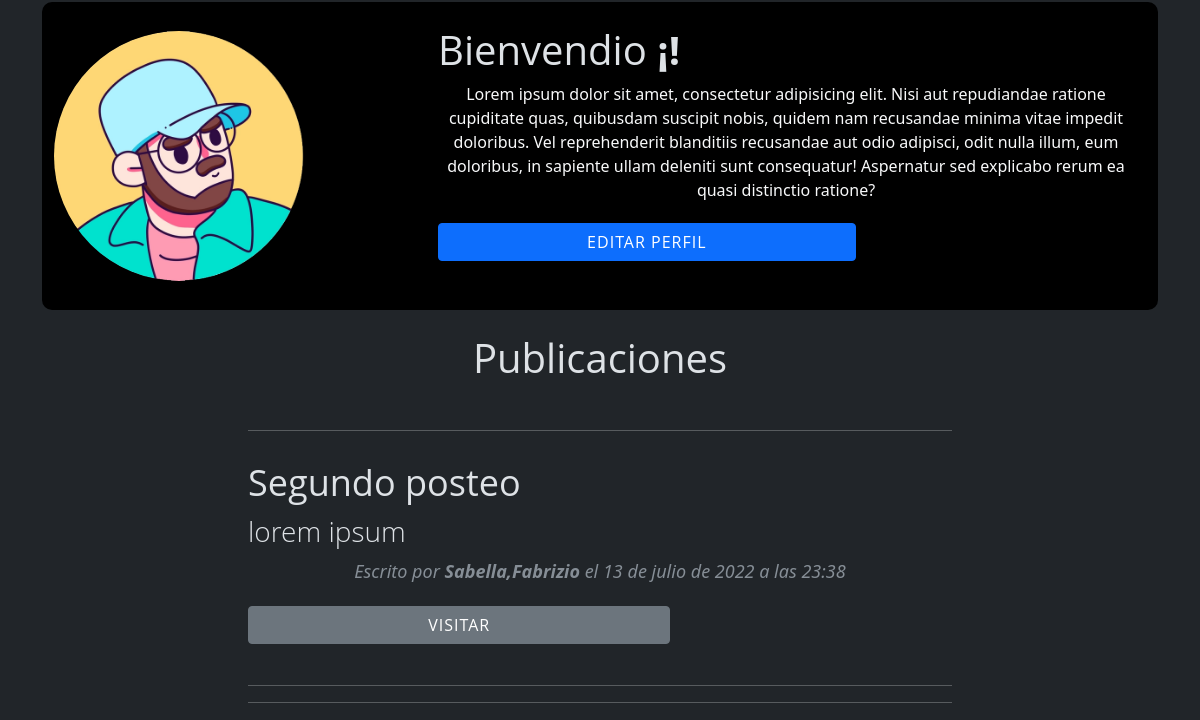
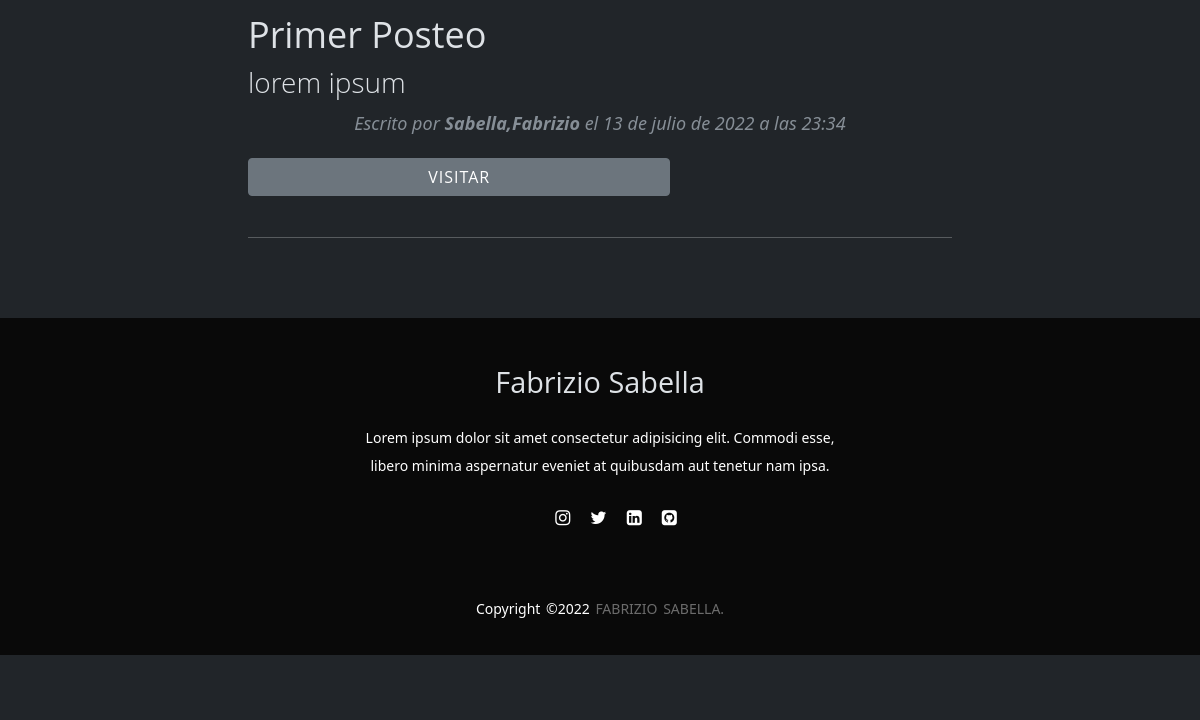
The app's page /home (lower part), older data (2 pictures, top to bottom).
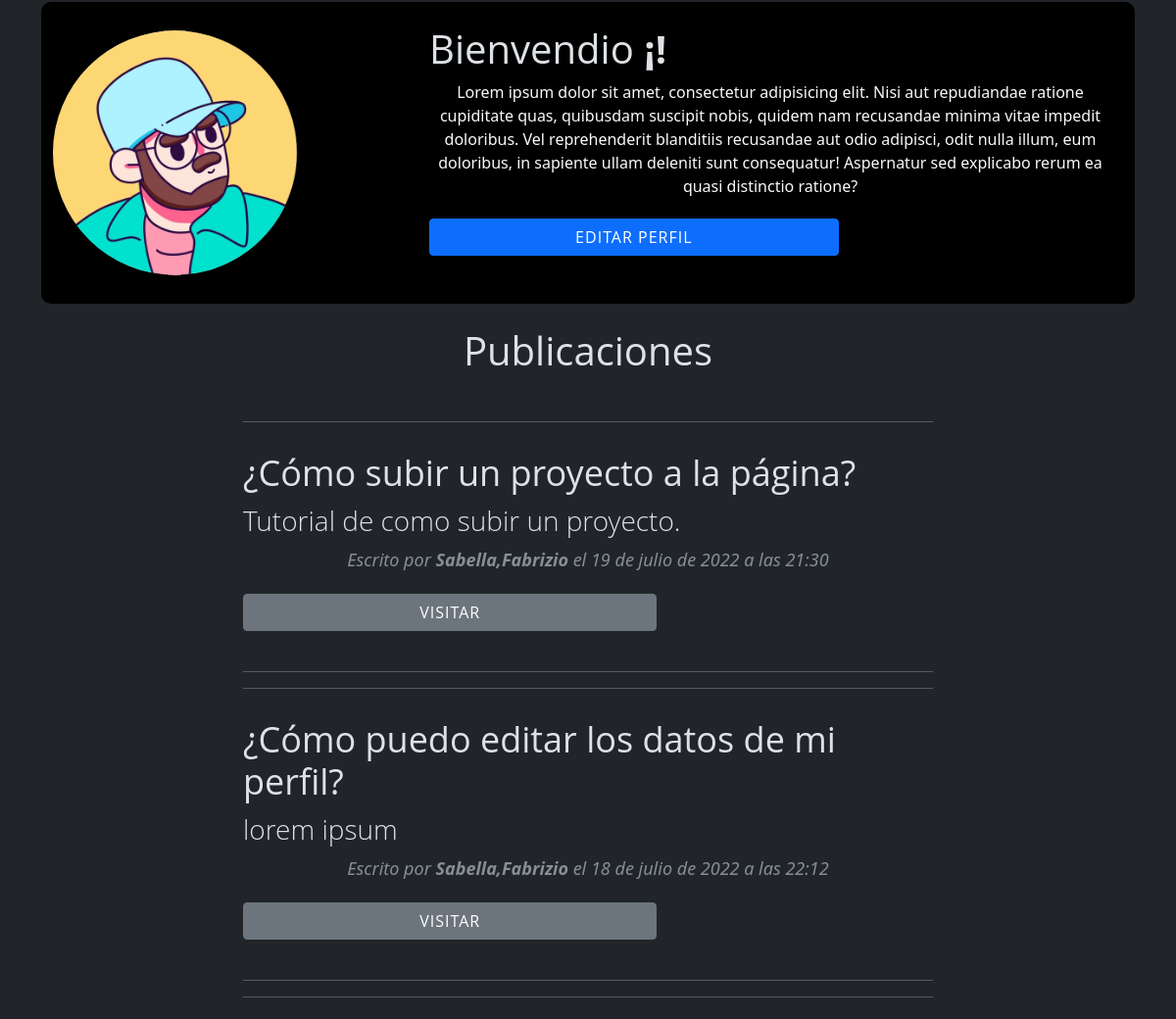
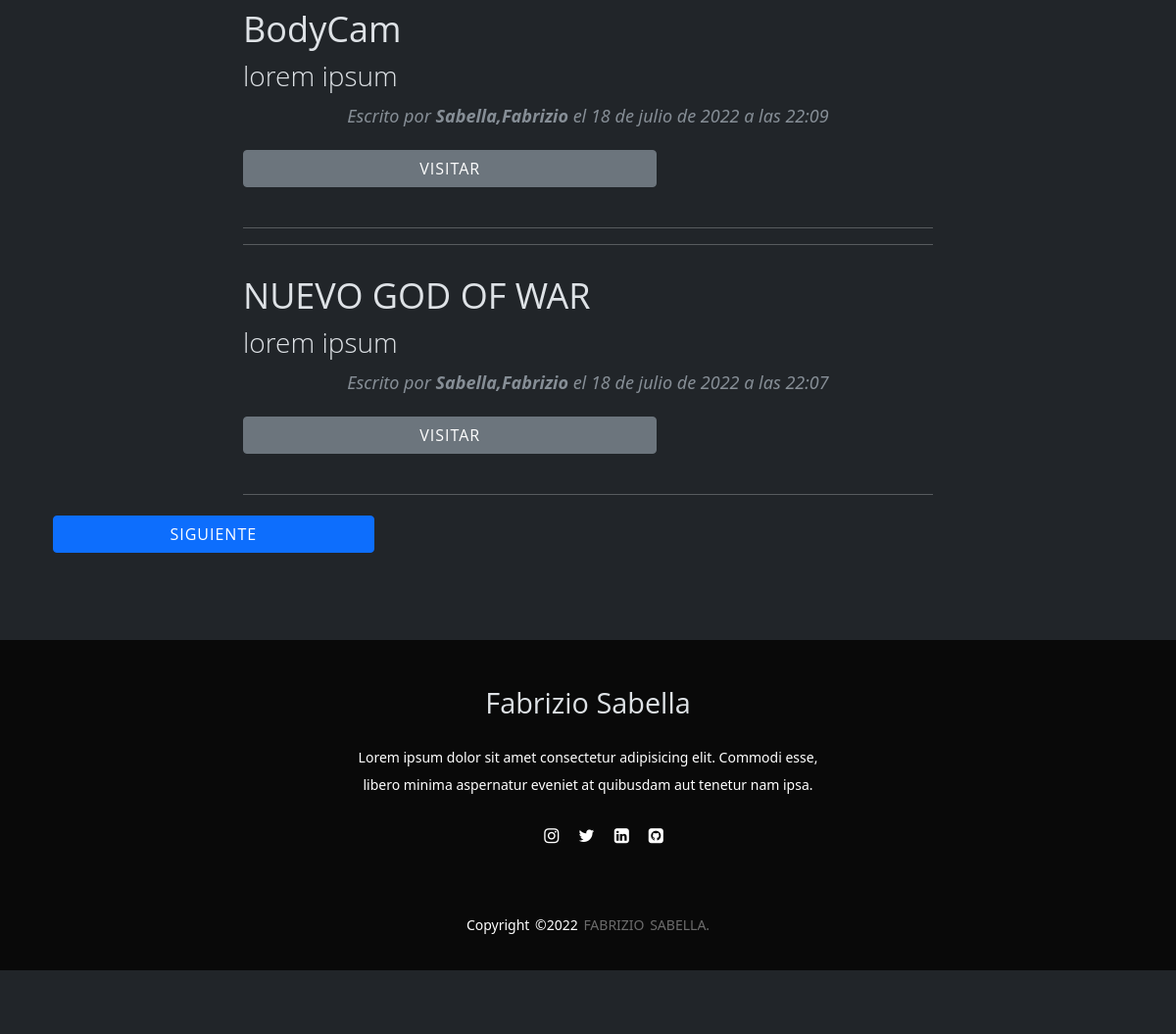
The same page, newer data (2 pictures, top to bottom).
### aplicaciones/blog/models.py (models this page shows, shortened)
class Post(models.Model):
    id = models.AutoField(primary_key=True)
    titulo = models.CharField(max_length=90, blank=False, null= False)
    slug = models.CharField(max_length=100, blank=False, null= False)
    descripcion = models.CharField(max_length=110, blank=False, null= False)
    contenido = RichTextField()
    imagen = models.URLField(max_length=255, blank=False, null= False)
    autor = models.ForeignKey(Autor, on_delete=models.CASCADE)
    categoria = models.ForeignKey(Categoria, on_delete=models.CASCADE)
    estado = models.BooleanField('Publicado/No Publicado', default=True)
    fecha_creacion = models.DateTimeField('Fecha de Creación',auto_now= False, auto_now_add=True)
    class Meta:
        verbose_name = 'Post'
        verbose_name_plural = 'Posts'

class Autor(models.Model):
    id= models.AutoField(primary_key=True)
    user = models.OneToOneField(User, on_delete=models.CASCADE)
    nombres = models.CharField( 'Nombre del Autor' ,max_length=255, blank=True, null=False)
    apellidos = models.CharField( 'Apellidos del Autor' ,max_length=255, blank=True, null=False)
    imagen = models.ImageField(default='img/profile2.png')
    facebook = models.URLField( 'Facebook', blank=True, null=True)
    github = models.URLField( 'Github', blank=True, null=True)
    twitter = models.URLField( 'Twitter', blank=True, null=True)
    web = models.URLField( 'Web', blank=True, null=True)
    correo = models.EmailField( 'Correo Electrónico', blank=True, null=False)
    estado = models.BooleanField( 'Autor Activo/Autor no Activo', default= True)
    fecha_creacion = models.DateField('Fecha Creación',auto_now = False, auto_now_add=True)
    class meta:
        verbose_name = 'Autor'
        verbose_name_plural = 'Autores'
    def __str__(self):
        return "{0},{1}".format(self.apellidos, self.nombres)
    def create_autor(sender, instance,created ,**kwargs):
        if created:
            Autor.objects.create(user=instance)
    post_save.connect(create_autor, sender=User)

### aplicaciones/blog/views.py (the view)
# urls.py: 2. Add a URL to urlpatterns:  path('', views.home, name='home')
def home(request):
    posts = Post.objects.all().order_by('-fecha_creacion')[:]
    paginator = Paginator(posts, 4)
    page = request.GET.get('page')
    posts = paginator.get_page(page)
    return render(request, 'home.html',{'posts':posts})

### templates/home.html (shortened to what this page needs)
{% extends 'index.html' %}
{% block content %}
{% load static %}
<header class="row bg-black border-backgroud">
    <div class="col-md-4 my-auto">
        <img src="{% static 'img/profile1.png' %}" style="width:250px ; height: 250px;" class="background-img" alt="">
    </div>
    <div class="col-md-8 my-auto p-4">
        <h1>Bienvendio<strong> ¡{{user.username | upper}}!</strong></h1>
        <p>Lorem ipsum dolor sit amet, consectetur adipisicing elit. Nisi aut repudiandae ratione cupiditate quas, quibusdam suscipit nobis, quidem nam recusandae minima vitae impedit doloribus. Vel reprehenderit blanditiis recusandae aut odio adipisci, odit nulla illum, eum doloribus, in sapiente ullam deleniti sunt consequatur! Aspernatur sed explicabo rerum ea quasi distinctio ratione?</p>
        <a href="{% url 'not_page' %}">
          <button class="btn btn-primary">Editar perfil</button>
        </a>
    </div>
</header>
<div class="row my-4 text-center">
    <h1 class="">Publicaciones</h1>
</div>
{% block contenido %}
  <div class="container">
      <div class="row">
        <div class="col-lg-8 col-md-10 mx-auto">
          {% if posts %}
            {% for post in posts %}
            <hr>
                <div class="post-preview">
                  <a href="{% url 'detalles_post' post.slug %}" style="color: #ffff; text-decoration: none;">
                    <h2 class="post-title">
                      {{ post.titulo }}
                    </h2>
                    <h3 class="post-subtitle">
                      {{ post.descripcion }}
                    </h3>
                  </a>
                  <p class="post-meta">Escrito por
                   <strong>{{ post.autor }}</strong>   el
                    {{ post.fecha_creacion }}</p>
                </div>
                <div class="row justify-content-center justify-content-md-start">
                  <a href="{% url 'detalles_post' post.slug %}">
                    <button class="btn btn-secondary">Visitar</button>
                  </a>
                </div>
                <hr>
            {% endfor %}
          {% else %}
          <div class="row my-4 text-center">
              <a href="{% url 'handler404' %}"></a>
          </div>
          {% endif %}
        </div>
      </div>
    </div>
    <div class="row">
      <div class="col-md-12 col-lg-12 col-sm-12 col-xs-12">
        <div class="col-md-6 col-sm-6 col-lg-6 col-xs-6 float-right">
          {% if posts.has_next %}
            <div class="clearfix">
              <a href="?page={{ posts.next_page_number }}{% if request.GET.buscar %}&buscar={{request.GET.buscar}}{% endif %}">
                <button class="btn btn-primary float right">Siguiente</button>
              </a>
            </div>
          {% endif %}
        </div>
      </div>
    </div>
{% endblock contenido %}
{% endblock %}

Row changes from the older to the newer data that the page shows:
no longer on this page (row edited): Post: titulo "Segundo posteo", descripcion "lorem ipsum", autor "Sabella,Fabrizio", fecha_creacion "13 de julio de 2022 a las 23:38"
no longer on this page (row edited): Post: titulo "Primer Posteo", descripcion "lorem ipsum", autor "Sabella,Fabrizio", fecha_creacion "13 de julio de 2022 a las 23:34"
added Post: titulo "¿Cómo subir un proyecto a la página?", descripcion "Tutorial de como subir un proyecto.", autor "Sabella,Fabrizio", fecha_creacion "19 de julio de 2022 a las 21:30"
added Post: titulo "¿Cómo puedo editar los datos de mi perfil?", descripcion "lorem ipsum", autor "Sabella,Fabrizio", fecha_creacion "18 de julio de 2022 a las 22:12"
added Post: titulo "BodyCam", descripcion "lorem ipsum", autor "Sabella,Fabrizio", fecha_creacion "18 de julio de 2022 a las 22:09"
added Post: titulo "NUEVO GOD OF WAR", descripcion "lorem ipsum", autor "Sabella,Fabrizio", fecha_creacion "18 de julio de 2022 a las 22:07"
Text that changed along with them:
text now shown: "SIGUIENTE"
